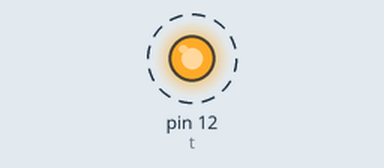
This sketch was run on a simulated Arduino Uno, built with avr-gcc and run on an emulated ATmega328P. On the bench: output pins drawn as LEDs (lit = HIGH). Dashed ring = blinking.

Above: at 0.2 s.
Timing chart, 0 to 3.0 s (numbered marks = the images above):
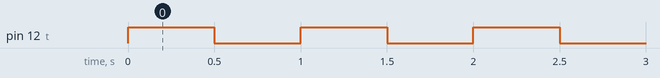

Measured:
- by itself, pin 12 (t): alternates HIGH for 0.50 s and LOW for 0.50 s

The sketch:

Solenoid_lock.ino
```cpp
int t=12;

void setup()
{
  pinMode(t,OUTPUT);
}

void loop()
{
  while(1)
  {
    digitalWrite(12,HIGH);
    delay(500);
    digitalWrite(12,LOW);
    delay(500);
  }
}
```
